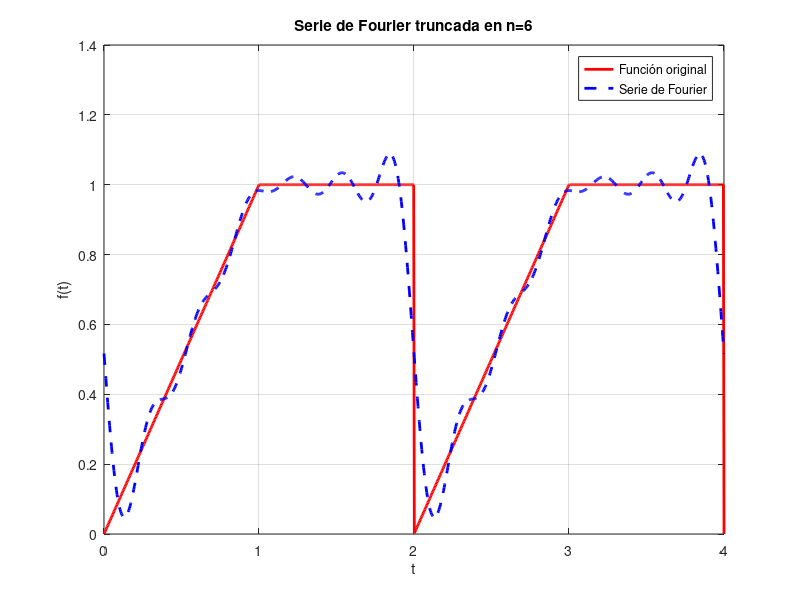

MATLAB code to generate this figure:
clc; clear; close all;

% Parámetros
T = 2; % Período
L = T/2; 
n_max = 6; % Número de términos en la serie

% Definir la función original en un período
t = linspace(0, 2*T, 1000);
f_original = zeros(size(t));

for i = 1:length(t)
    if mod(t(i), T) < 1
        f_original(i) = mod(t(i), T);
    else
        f_original(i) = 1;
    end
end

% Cálculo de la serie de Fourier truncada
f_approx = ones(size(t)) * (3/4); % a_0/2

for n = 1:n_max
    a_n = (pi*n*sin(2*pi*n) + cos(pi*n) - 1) / (pi^2 * n^2);
    b_n = (-pi*n*cos(2*pi*n) + sin(pi*n)) / (pi^2 * n^2);
    
    f_approx = f_approx + a_n * cos(n*pi*t/L) + b_n * sin(n*pi*t/L);
end

% Graficar función original y serie truncada
figure;
plot(t, f_original, 'r', 'LineWidth', 2); hold on;
plot(t, f_approx, 'b--', 'LineWidth', 2);
xlabel('t'); ylabel('f(t)');
title('Serie de Fourier truncada en n=6');
legend('Función original', 'Serie de Fourier');
grid on;